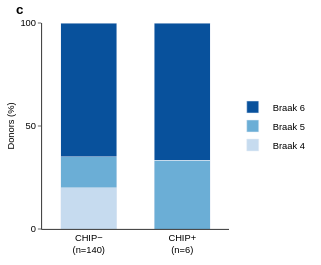

Here is the notebook cell this chart was saved with:
### Code cell
import pandas as pd
import plotly.graph_objects as go

FONT, PT, LETTER_PT = "Arial", 7.0, 10.0
PT_MM_ = globals().get("PT_MM", 25.4 / 72)
U_ = globals().get("U", 96 / 25.4)
px = lambda pt: pt * PT_MM_ * U_

LINE, TICK, TEXT, LETTER = px(0.6), px(2.5), px(PT), px(LETTER_PT)
W, H = round(85 * U_), round(70 * U_)
ML, MR, MT, MB = 40, 10, round(globals().get("HEADER", 6.0) * U_), 34

path = "/mnt/claw-raid/elliot/P001_CHIP/Data/processed/Pathology/Pathology plots csvs.csv"
df = pd.read_csv(path)
df["CHIP"] = df["CHIP"].str.strip().map({"N": "CHIP−", "Y": "CHIP+"})
col = "Braak LB stage"
groups = ["CHIP−", "CHIP+"]
colors = {4: "#C6DBEF", 5: "#6BAED6", 6: "#08519C"}

ct = pd.crosstab(df["CHIP"], df[col]).reindex(groups)
pct = ct.div(ct.sum(1), axis=0) * 100
xlab = [f"{g}<br>(n={ct.loc[g].sum()})" for g in groups]
font = dict(family=FONT, size=TEXT, color="black")

fig = go.Figure([
    go.Bar(x=xlab, y=pct[s], name=f"Braak {s}", marker_color=colors[s],
           hoverinfo="skip")
    for s in ct.columns])

pw, ph = W - ML - MR, H - MT - MB
fig.update_layout(
    width=W, height=H, barmode="stack", bargap=0.4, font=font,
    paper_bgcolor="white", plot_bgcolor="white",
    margin=dict(l=ML, r=MR, t=MT, b=MB),
    legend=dict(x=1.02, y=0.5, xanchor="left", yanchor="middle",
                bgcolor="rgba(0,0,0,0)", borderwidth=0, itemwidth=30,
                font=font, traceorder="reversed"),
    hovermode=False, dragmode=False,
    annotations=[dict(text="<b>c</b>", xref="paper", yref="paper",
                      x=-ML / pw, y=1 + MT / ph, xanchor="left", yanchor="top",
                      showarrow=False, font=dict(family=FONT, size=LETTER, color="black"))])

ax = dict(showline=True, linecolor="black", linewidth=LINE, tickwidth=LINE,
          ticklen=TICK, showgrid=False, zeroline=False, fixedrange=True,
          title_standoff=4, title_font=font, tickfont=font)
fig.update_xaxes(ticks="", **ax)
fig.update_yaxes(title_text="Donors (%)", range=[0, 100], ticks="outside",
                 tickvals=[0, 50, 100], **ax)

fig.write_image("braak_CHIP.svg")
fig.show(config={"staticPlot": True, "displayModeBar": False})

### Figure 1 — Plotly figure (JSON) as saved in the notebook; plotly's stock layout.template omitted (floating-point values rounded to 4 significant figures)
{"data": [{"hoverinfo": "skip", "marker": {"color": "#C6DBEF"}, "name": "Braak 4", "type": "bar", "x": ["CHIP−<br>(n=140)", "CHIP+<br>(n=6)"], "y": [20.0, 0.0]}, {"hoverinfo": "skip", "marker": {"color": "#6BAED6"}, "name": "Braak 5", "type": "bar", "x": ["CHIP−<br>(n=140)", "CHIP+<br>(n=6)"], "y": [15.0, 33.33]}, {"hoverinfo": "skip", "marker": {"color": "#08519C"}, "name": "Braak 6", "type": "bar", "x": ["CHIP−<br>(n=140)", "CHIP+<br>(n=6)"], "y": [65.0, 66.67]}], "layout": {"annotations": [{"font": {"color": "black", "family": "Arial", "size": 13.33}, "showarrow": false, "text": "<b>c</b>", "x": -0.1476, "xanchor": "left", "xref": "paper", "y": 1.111, "yanchor": "top", "yref": "paper"}], "bargap": 0.4, "barmode": "stack", "dragmode": false, "font": {"color": "black", "family": "Arial", "size": 9.333}, "height": 265, "hovermode": false, "legend": {"bgcolor": "rgba(0,0,0,0)", "borderwidth": 0, "font": {"color": "black", "family": "Arial", "size": 9.333}, "itemwidth": 30, "traceorder": "reversed", "x": 1.02, "xanchor": "left", "y": 0.5, "yanchor": "middle"}, "margin": {"b": 34, "l": 40, "r": 10, "t": 23}, "paper_bgcolor": "white", "plot_bgcolor": "white", "width": 321, "xaxis": {"fixedrange": true, "linecolor": "black", "linewidth": 0.8, "showgrid": false, "showline": true, "tickfont": {"color": "black", "family": "Arial", "size": 9.333}, "ticklen": 3.333, "ticks": "", "tickwidth": 0.8, "title": {"font": {"color": "black", "family": "Arial", "size": 9.333}, "standoff": 4}, "zeroline": false}, "yaxis": {"fixedrange": true, "linecolor": "black", "linewidth": 0.8, "range": [0, 100], "showgrid": false, "showline": true, "tickfont": {"color": "black", "family": "Arial", "size": 9.333}, "ticklen": 3.333, "ticks": "outside", "tickvals": [0, 50, 100], "tickwidth": 0.8, "title": {"font": {"color": "black", "family": "Arial", "size": 9.333}, "standoff": 4, "text": "Donors (%)"}, "zeroline": false}}}
